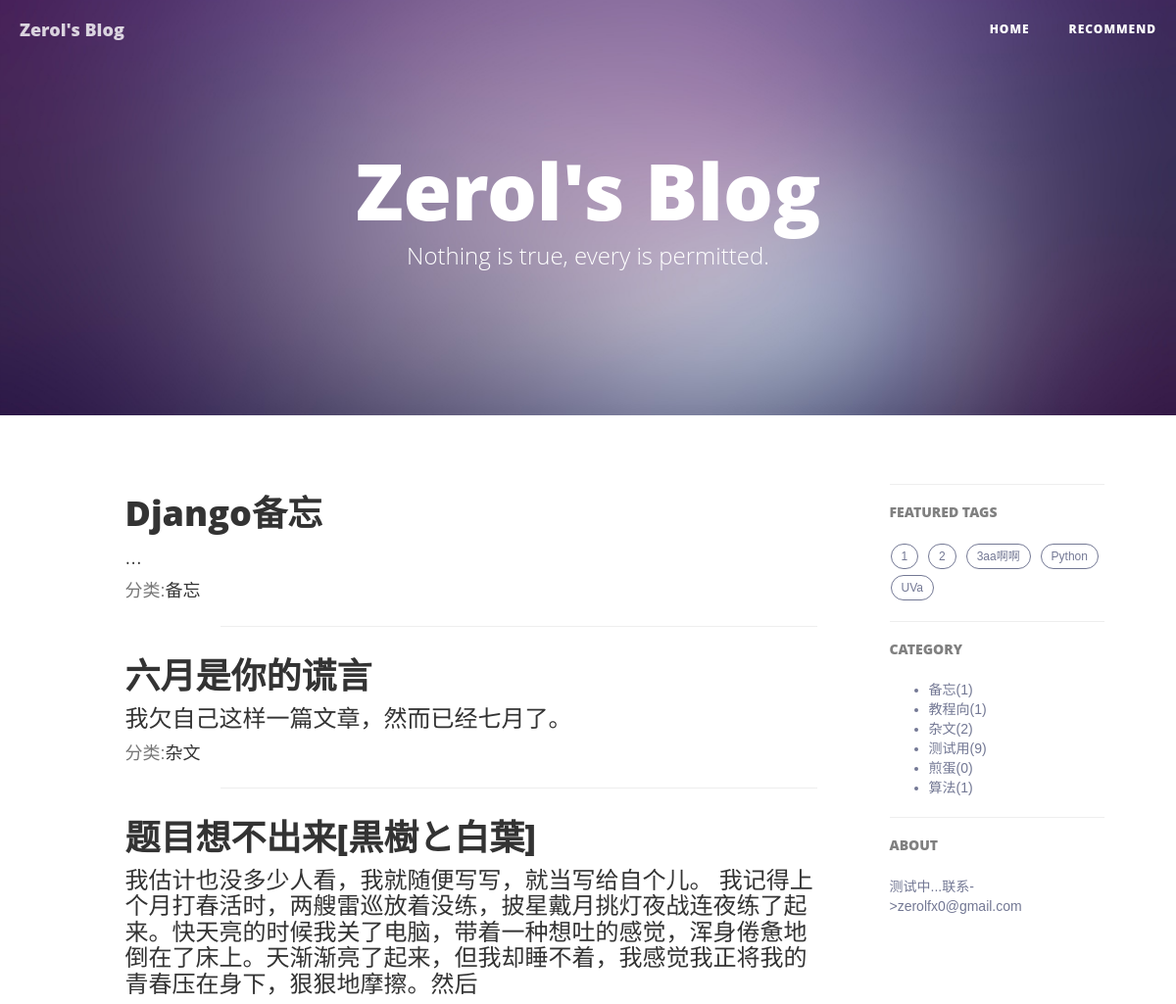
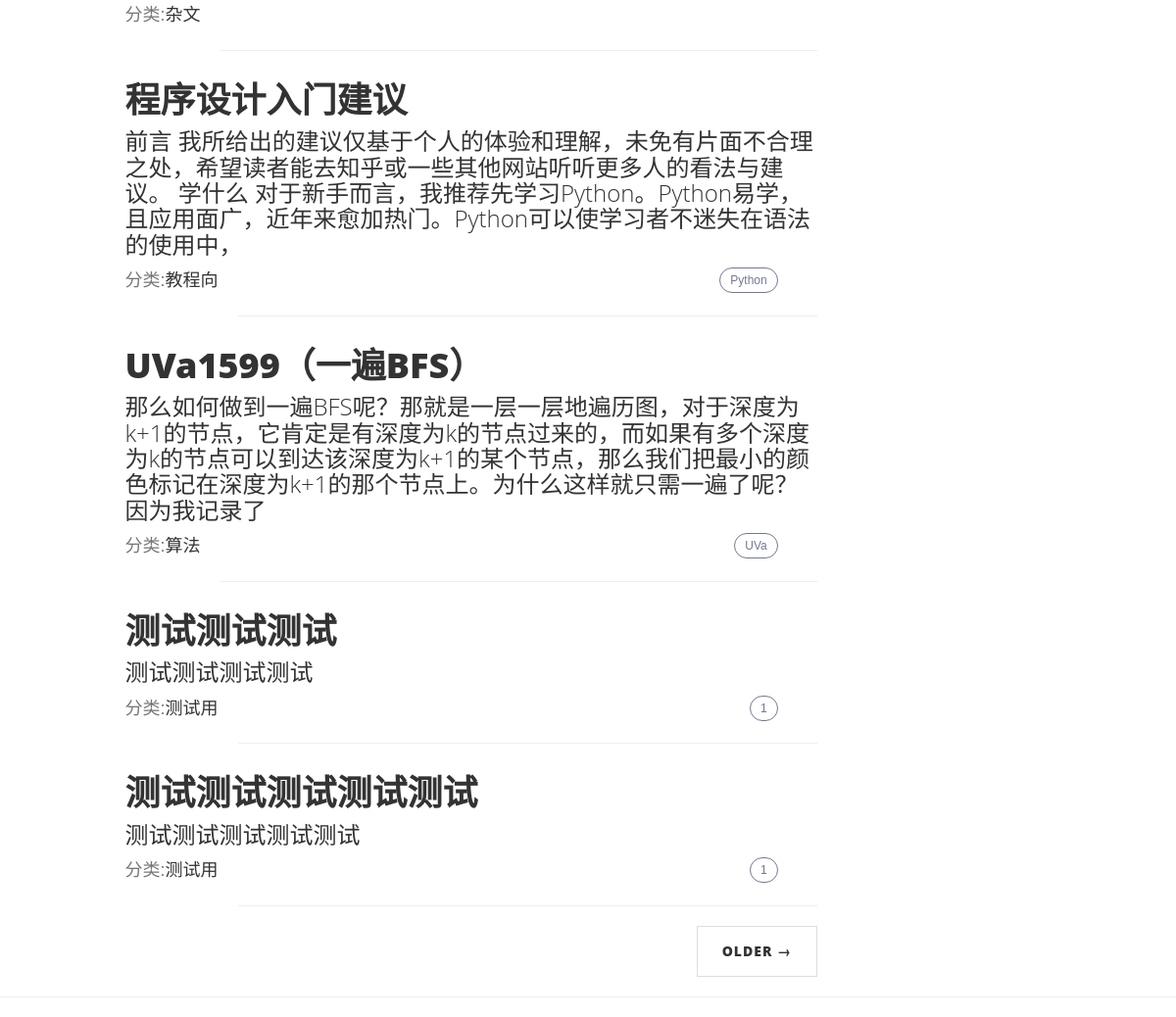
Before: / with the older database file (2 pictures, top to bottom).
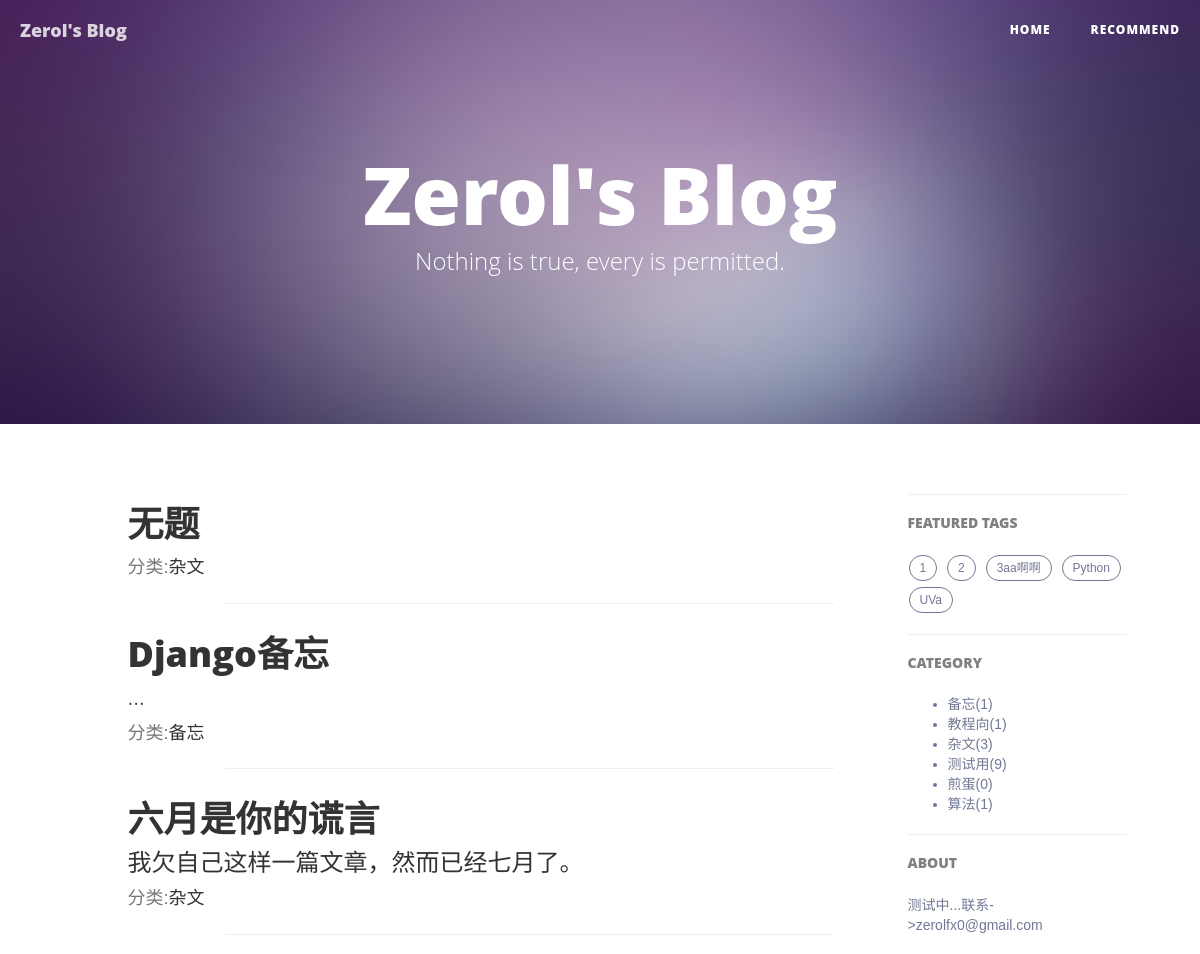
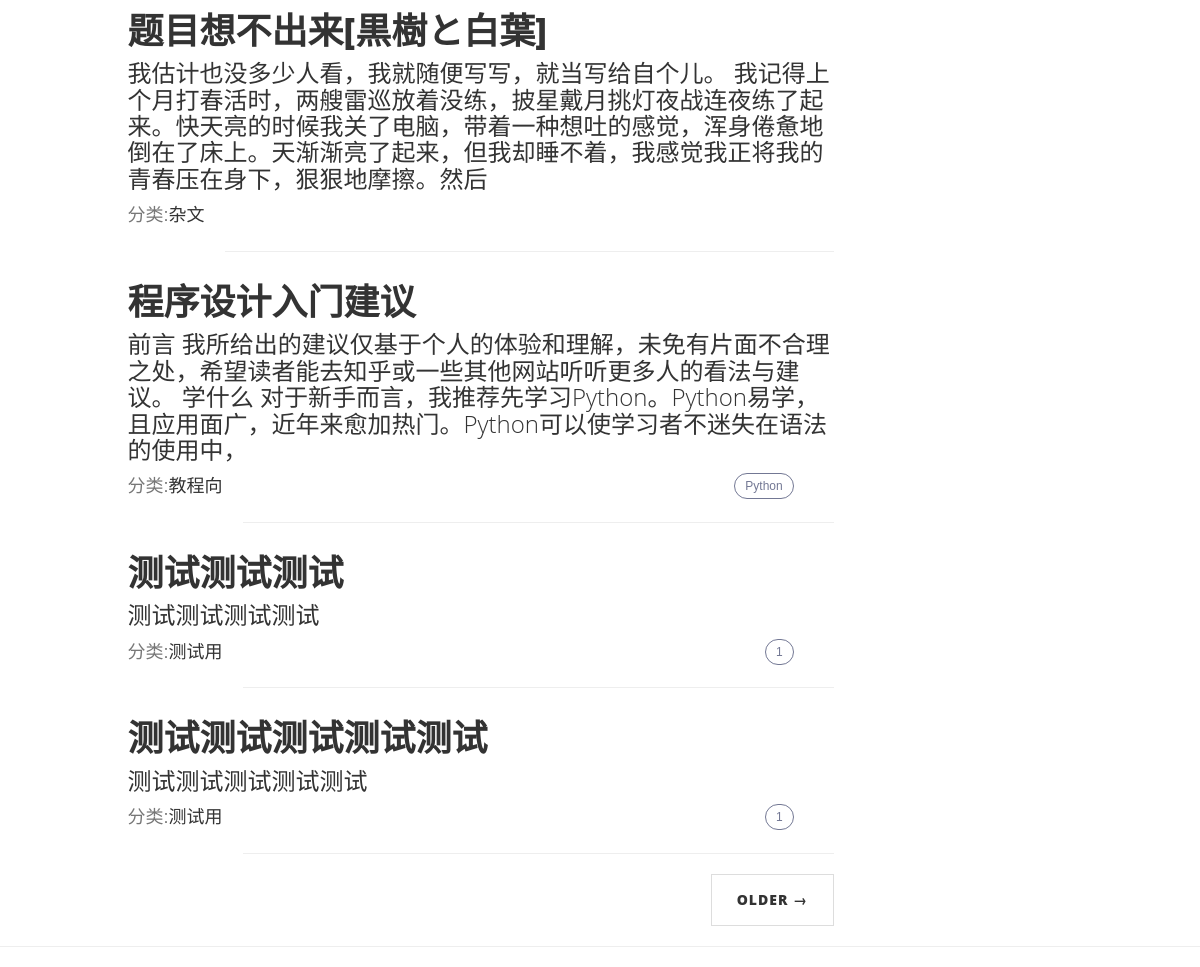
After: the same page with the newer database file (2 pictures, top to bottom).
### blog/models.py (models this page shows, shortened)
class Article(models.Model):
    STATUS_CHOICES = (
        ('d', 'Draft'),
        ('p', 'Published'),
    )
    title = models.CharField('标题', max_length=70)
    body = models.TextField('正文')
    created_time = models.DateTimeField('创建时间', auto_now_add=True)
    last_modified_time = models.DateTimeField('修改时间', auto_now=True)
    status = models.CharField('文章状态', max_length=1, choices=STATUS_CHOICES)
    abstract = models.TextField('摘要', max_length=140, blank=True, null=True)
    views = models.PositiveIntegerField('浏览量', default=0)
    topped = models.BooleanField('置顶', default=False)
    category = models.ForeignKey('Category', verbose_name='分类', null=True, on_delete=models.SET_NULL)
    tags = models.ManyToManyField('Tag', verbose_name='标签集合', blank=True)
    class Meta:
        ordering = ['-last_modified_time']

class Category(models.Model):
    name = models.CharField('类名', max_length=20)
    created_time = models.DateTimeField('创建时间', auto_now_add=True)
    last_modified_time = models.DateTimeField('修改时间', auto_now=True)

class Tag(models.Model):
    name = models.CharField('标签名', max_length=20)
    created_time = models.DateTimeField('创建时间', auto_now_add=True)
    last_modified_time = models.DateTimeField('修改时间', auto_now=True)

class About(models.Model):
    body = models.TextField('内容')
    name = models.CharField('标题', max_length=20)

### blog/views.py (the view)
# urls.py: url(r'^$', IndexView.as_view(), name='index'),
class IndexView(ListView):
    template_name = "index.html"
    context_object_name = "article_list"
    paginate_by = 7
    def get_queryset(self):
        article_list = Article.objects.filter(status='p')
        for article in article_list:
            article.body = markdown2.markdown(article.body, extras=['fenced-code-blocks'])
        return article_list
    def get_context_data(self, **kwargs):
        kwargs['category_list'] = Category.objects.all().order_by('name')
        kwargs['tag_list'] = Tag.objects.all().order_by('name')
        kwargs['about_list'] = About.objects.all()
        return super(IndexView, self).get_context_data(**kwargs)

### templates/index.html (shortened to what this page needs)
{% extends 'base-index.html' %}
{% block content %}
    {% for article in article_list %}
        <div class="post-preview">
            <a href="{% url 'blog:detail' article.pk %}">
                <h2 class="post-title">
                    {{ article.title }}
                </h2>
                <h3 class="post-subtitle">
                    {{ article.abstract }}
                </h3>
            </a>
            <div class="post-preview" style="float: left">
                <p class="post-meta">分类:<a href="{% url 'blog:category' article.category.pk 1 %}">{{ article.category.name }}</a>&nbsp;&nbsp;&nbsp;&nbsp;</p>
            </div>
            <div class="sidebar-container" style="float: right">
                <div class="tags">
                    {% for tag in article.tags.all %}
                        <a href="{% url 'blog:tag' tag.pk 1 %}" title="{{ tag.name }}">
                            {{ tag.name }}
                        </a>
                    {% endfor %}
                </div>
            </div>
        </div>
        <br>
        <hr>
    {% endfor %}
    <ul class="pager">
    {% if page_obj.has_next %}
                    <li class="next">
                        <a href="{{ page_obj.next_page_number }}">Older &rarr;</a>
                    </li>
    {% endif %}
    </ul>
{% endblock %}
{% block tags %}
    <hr class="hidden-sm hidden-xs">
    <h5>FEATURED TAGS</h5>
        <div class="tags">
    {% for tag in tag_list %}
        <a href="{% url 'blog:tag' tag.pk 1 %}" title="{{ tag.name }}">
            {{ tag.name }}
        </a>
    {% endfor %}
    </div>
{% endblock %}
{% block category %}
    <ul>
        {% for category in category_list %}
            <li>
                <a href="{% url 'blog:category' category.pk 1 %}" title="{{ category.name }}">
                    {{ category.name }}({{ category.article_set.count }})
                </a>
            </li>
        {% endfor %}
    </ul>
{% endblock %}

### templates/base-index.html
{% extends 'base.html' %}
{% load staticfiles %}
{% block body %}
    <header class="intro-header" style="background-image: url('{% static 'img/home-bg.jpg' %}')">
        <div class="container">
            <div class="row">
                <div class="col-lg-8 col-lg-offset-2 col-md-10 col-md-offset-1">
                    <div class="site-heading">
                        <h1>Zerol's Blog</h1>
                        <span class="subheading">Nothing is true, every is permitted.</span>
                    </div>
                </div>
            </div>
        </div>
    </header>
    <div class="container">
        <div class="row">
    		<div class="
                col-lg-8 col-lg-offset-1
                col-md-8 col-md-offset-1
                col-sm-12
                col-xs-12
                post-container
            ">
                {% block content %}{% endblock %}
            </div>
            <div class="
                col-lg-3 col-lg-offset-0
                col-md-3 col-md-offset-0
                col-sm-12
                col-xs-12
                sidebar-container
            ">
                <section>
                        {% block tags %}{% endblock %}
                    <hr class="hidden-sm hidden-xs">
                    <h5>CATEGORY</h5>
                    <div>
                        {% block category %}{% endblock %}
                    </div>
                {% for about in about_list %}
                    <hr class="hidden-sm hidden-xs">
                    <h5>{{ about.name }}</h5>
                    <div>
                        {{ about.body }}
                    </div>
                {% endfor %}
                </section>
    		</div>
        </div>
    </div>
    <hr>
{% endblock %}

Changed rows visible on the page:
no longer on this page (row edited): Article: title "UVa1599（一遍BFS）", abstract "那么如何做到一遍BFS呢？那就是一层一层地遍历图，对于深度为k+1的节点，它肯定是有深度为k的节点过来的，而如果有多个深度为k的节点可以到达该深度为k+1的某个节点，那么我们把最小的颜色标记在深度为k+1的那个节点上。为什么这样就只需一遍了呢？因为我记录了", category.name "算法", Tag (name "UVa")
added Article: title "无题", category.name "杂文"
computed for Category "杂文": article_set.count "2" → "3"
